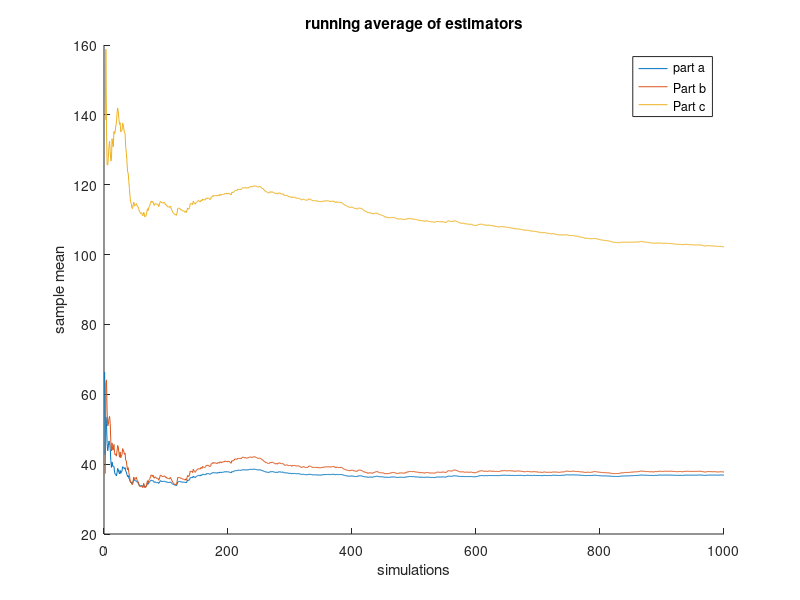

Here is the MATLAB script that generated this plot:
lambda = 1/2;
mu = 1/1;
frames = 10;
arriv_mean = 1/lambda;
process_mean = 1/mu;
simulations = 1000;
result_1 = zeros(simulations,frames);
transmission = zeros(simulations,frames);
arrivals = zeros(simulations,frames);

for i = 1:simulations
    for j = 1:frames
        arrivals(i,j) = exprnd(lambda);
        transmission(i,j) = exprnd(mu);
    end
end

% 
for i = 1:simulations
    queue = 0;
    prev_queue = 0;
    prev_trans = 0;
    for j = 1:frames
        t = transmission(i,j);
        a = arrivals(i,j);

        if j == 1                     
            queue = 0;
            a = 0;
        else
            % queuing delay = previous transmission + previous queuing
            % delay - new interarrival time
            queue = prev_trans + (prev_queue-a);
            
            %don't want negative delay
            if queue < 0
                queue = 0;
            end
        end
                    
        % sum queuing delay + transmission delay
        results_1(i,j) = queue + t;
        
        % Save results for next run
        prev_queue = queue;
        prev_trans = t;
    end
end
% 
% results of x runs
% Problem 1.a

% average of each simluation
w = sum(results_1,2);
% 
running_average = zeros(1,simulations);
upper_running_CI = zeros(1,simulations);
lower_running_CI = zeros(1,simulations);
lower_error = zeros(1,simulations);

rowwise_SD = std(results_1,0,2);

for i = 1:simulations
    running_average(i) = sum(w(1:i))/i;
end
 
wbar = sum(w)/simulations;
% 90 percent confidence interval

z_crit = 1.645;

rowwise_SD = std(results_1,0,2)

% Calculate the confidence interval at n simulations
for i = 1:simulations
    running_error(i) = rowwise_SD(i)/(sqrt(10));
    upper_running_CI = running_average(i)+(z_crit*running_error(i));
    lower_running_CI = running_average(i)-(z_crit*running_error(i));
end

disp(upper_running_CI)
disp(lower_running_CI)
graph_a = zeros(simulations,1)

% 
% 
% figure(2)
% a2 = errorbar(1:simulations,running_average,running_error);
% 

% Problem 1.b

zaverage = zeros(simulations,1);
Y = zeros(simulations,1);
Ybar = zeros(simulations,1);
EY = frames/mu;

for i = 1:simulations
    Y(i) = sum(transmission(i,:),2);
    Ybar(i) = sum(Y(1:i))/i;
end

for i = 1:simulations
    c = cov(running_average(1:i),Ybar(1:i))/var(Ybar(1:i));
    c = c(1,2);
    zaverage(i) = running_average(i) + (c*(Ybar(i)-EY));
end

% % Problem 1.c
Qbars = zeros(simulations,1);
Hbars = zeros(simulations,1);
Q = zeros(simulations,1);
EQ = (frames/mu) - (frames-1)/lambda;

for i = 1:simulations
    Q(i) = sum(transmission(i,:),2) - sum(arrivals(i,2:frames),2);
    Qbars(i) = sum(Q(1:i))/i;
end

for i = 1:simulations
    c = cov(running_average(1:i),Qbars(1:i))/var(Qbars(1:i));
    c = c(1,2);
    Hbars(i) = running_average(i) + (c * (Qbars(i) - EQ));
end

figure;
hold on;
title('running average of estimators');
xlabel('simulations');
ylabel('sample mean');

x_axis = (1:simulations-1);
plot(1:simulations,running_average,'DisplayName','part a');
plot(1:simulations,zaverage, 'DisplayName','Part b');
plot(1:simulations,Hbars, 'DisplayName','Part c');

legend('show');
hold off;

% figure;
% hold on;
% 
% hold off;